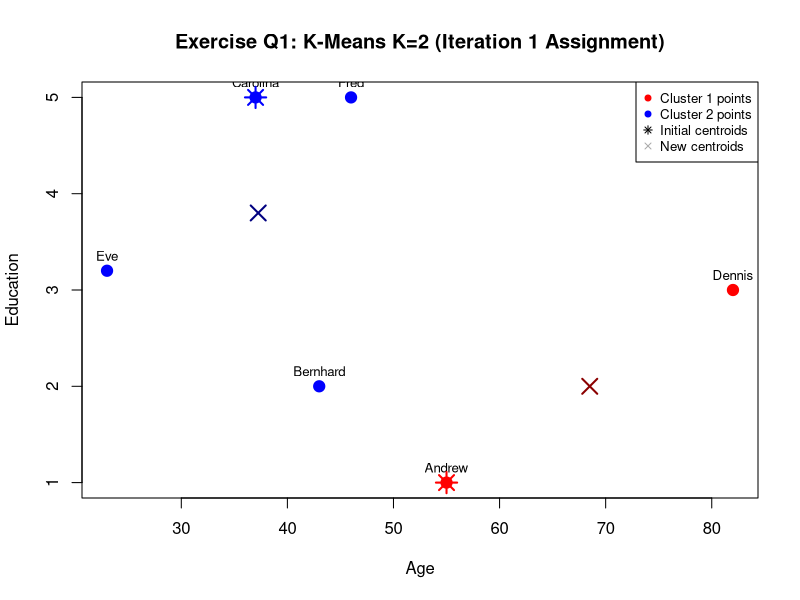
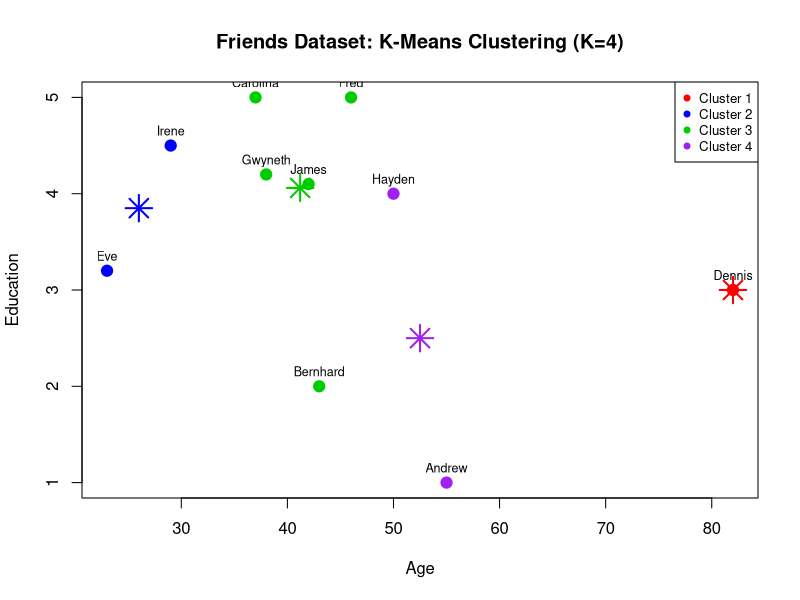
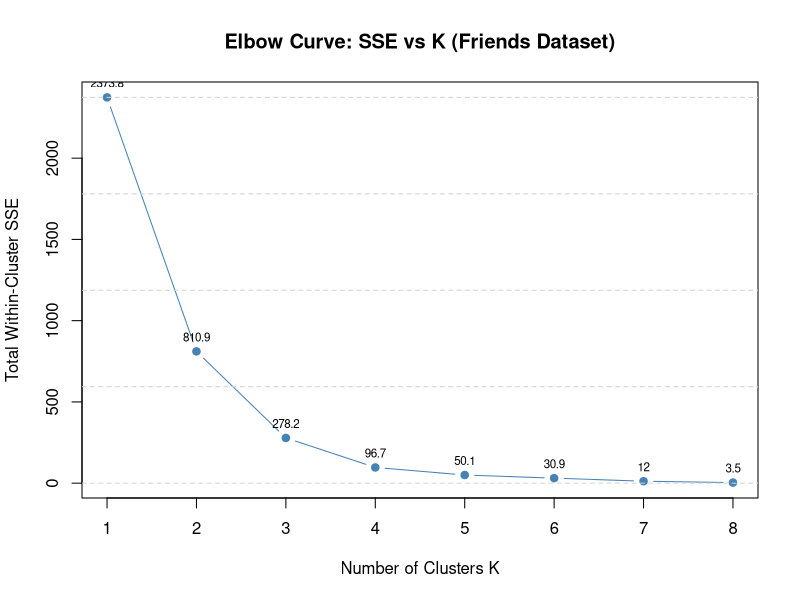

Here is the R script that generated these plots, in order:
# =============================================================================
# Project 02: K-Means Clustering
# Chapter 5 - Clustering
# Data Analytics Course
#
# Uses R's built-in kmeans() function to:
#   1. Reproduce Exercise Q1 step-by-step (manual distance computation)
#   2. Cluster the full 10-person Friends dataset with K=4
#   3. Plot clusters with different colors
#   4. Show the elbow curve using SSE vs K
# =============================================================================


# =============================================================================
# SECTION 1: FRIENDS DATASET
# =============================================================================

# Full 10-person dataset from the lecture
friends <- data.frame(
  Person    = c("Andrew", "Bernhard", "Carolina", "Dennis", "Eve",
                "Fred", "Gwyneth", "Hayden", "Irene", "James"),
  Age       = c(55, 43, 37, 82, 23, 46, 38, 50, 29, 42),
  Education = c(1.0, 2.0, 5.0, 3.0, 3.2, 5.0, 4.2, 4.0, 4.5, 4.1),
  stringsAsFactors = FALSE
)

cat("Friends Dataset:\n")
print(friends)
cat("\n")


# =============================================================================
# SECTION 2: EXERCISE Q1 — MANUAL K-MEANS STEP (6-PERSON SUBSET)
# =============================================================================

cat("=============================================================\n")
cat("EXERCISE Q1: K-Means, K=2, 6-Person Subset\n")
cat("=============================================================\n\n")

# 6-person subset
friends_6 <- friends[1:6, ]

# Initial centroids from the exercise
centroid1 <- c(55, 1.0)   # Andrew
centroid2 <- c(37, 5.0)   # Carolina

cat("Initial centroids:\n")
cat("  Centroid 1 (Andrew):   Age=55, Education=1.0\n")
cat("  Centroid 2 (Carolina): Age=37, Education=5.0\n\n")

# Euclidean distance helper
euclid <- function(p, centroid) {
  sqrt(sum((p - centroid)^2))
}

# Compute distances for each person
cat("Iteration 1 - Distances:\n")
cat(sprintf("  %-10s  %14s  %16s  %s\n",
            "Person", "Dist to Cent1", "Dist to Cent2", "Assigned"))
cat("  ", strrep("-", 60), "\n", sep = "")

assignments_q1 <- integer(6)

for (i in 1:6) {
  pt <- c(friends_6$Age[i], friends_6$Education[i])
  d1 <- euclid(pt, centroid1)
  d2 <- euclid(pt, centroid2)

  if (d1 <= d2) {
    assignments_q1[i] <- 1
    assigned_str <- "Cluster 1 (Andrew)"
  } else {
    assignments_q1[i] <- 2
    assigned_str <- "Cluster 2 (Carolina)"
  }

  cat(sprintf("  %-10s  %14.4f  %16.4f  %s\n",
              friends_6$Person[i], d1, d2, assigned_str))
}

# Compute new centroids
cluster1_pts <- friends_6[assignments_q1 == 1, c("Age", "Education")]
cluster2_pts <- friends_6[assignments_q1 == 2, c("Age", "Education")]

new_c1 <- colMeans(cluster1_pts)
new_c2 <- colMeans(cluster2_pts)

cat("\nCluster 1 members:", paste(friends_6$Person[assignments_q1 == 1], collapse = ", "), "\n")
cat("New Centroid 1: Age =", new_c1["Age"], ", Education =", new_c1["Education"], "\n\n")

cat("Cluster 2 members:", paste(friends_6$Person[assignments_q1 == 2], collapse = ", "), "\n")
cat("New Centroid 2: Age =", new_c2["Age"], ", Education =", new_c2["Education"], "\n\n")

cat("Expected from exercise:\n")
cat("  Cluster 1: {Andrew, Dennis} -> centroid = (68.5, 2.0)\n")
cat("  Cluster 2: {Bernhard, Carolina, Eve, Fred} -> centroid = (37.25, 3.8)\n\n")

# Scatter plot for exercise Q1
plot(
  friends_6$Age, friends_6$Education,
  col = ifelse(assignments_q1 == 1, "red", "blue"),
  pch = 19, cex = 1.5,
  xlab = "Age", ylab = "Education",
  main = "Exercise Q1: K-Means K=2 (Iteration 1 Assignment)"
)

# Label each point
text(
  friends_6$Age, friends_6$Education,
  labels = friends_6$Person,
  pos = 3, cex = 0.8
)

# Plot centroids
points(centroid1[1], centroid1[2], pch = 8, cex = 2, col = "red",    lwd = 2)
points(centroid2[1], centroid2[2], pch = 8, cex = 2, col = "blue",   lwd = 2)
points(new_c1[1],   new_c1[2],    pch = 4, cex = 2, col = "darkred", lwd = 2)
points(new_c2[1],   new_c2[2],    pch = 4, cex = 2, col = "navy",    lwd = 2)

legend("topright",
  legend = c("Cluster 1 points", "Cluster 2 points",
             "Initial centroids", "New centroids"),
  col    = c("red", "blue", "black", "darkgray"),
  pch    = c(19, 19, 8, 4),
  cex    = 0.8
)

cat("Plot 1 created: Exercise Q1 K-Means assignment\n\n")


# =============================================================================
# SECTION 3: FULL 10-PERSON FRIENDS DATASET WITH K=4
# =============================================================================

cat("=============================================================\n")
cat("FULL FRIENDS DATASET: K-Means, K=4\n")
cat("=============================================================\n\n")

# Use just the numeric features for clustering
friends_numeric <- friends[, c("Age", "Education")]

# Run K-means with K=4
set.seed(42)
km4 <- kmeans(friends_numeric, centers = 4, nstart = 25)

# Show results
cat("K-means result (K=4):\n")
cat("Cluster assignments:\n")
for (k in 1:4) {
  members <- friends$Person[km4$cluster == k]
  cat(sprintf("  Cluster %d: %s\n", k, paste(members, collapse = ", ")))
}

cat("\nFinal centroids:\n")
print(round(km4$centers, 4))

cat("\nSSE (within-cluster sum of squares):", round(km4$tot.withinss, 4), "\n\n")

cat("Lecture reference clusters (K=4):\n")
cat("  {Andrew, Bernhard, Dennis}\n")
cat("  {Eve, Irene}\n")
cat("  {Gwyneth, Hayden, Fred, James, Carolina}\n\n")

# Color palette for 4 clusters
cluster_colors <- c("red", "blue", "green3", "purple")

# Plot K=4 clusters
plot(
  friends$Age, friends$Education,
  col = cluster_colors[km4$cluster],
  pch = 19, cex = 1.5,
  xlab = "Age", ylab = "Education",
  main = "Friends Dataset: K-Means Clustering (K=4)"
)

# Labels
text(
  friends$Age, friends$Education,
  labels = friends$Person,
  pos = 3, cex = 0.75
)

# Plot centroids
points(
  km4$centers[, "Age"], km4$centers[, "Education"],
  pch = 8, cex = 2.5, col = cluster_colors, lwd = 2
)

legend("topright",
  legend = paste("Cluster", 1:4),
  col    = cluster_colors,
  pch    = 19,
  cex    = 0.8
)

cat("Plot 2 created: Full Friends dataset K=4 clustering\n\n")


# =============================================================================
# SECTION 4: ELBOW CURVE
# =============================================================================

cat("=============================================================\n")
cat("ELBOW CURVE: SSE vs K\n")
cat("=============================================================\n\n")

# Compute SSE for K = 1 to 8
max_k <- 8
sse_values <- numeric(max_k)

for (k in 1:max_k) {
  set.seed(42)
  result <- kmeans(friends_numeric, centers = k, nstart = 25)
  sse_values[k] <- result$tot.withinss
}

# Print SSE values
cat("SSE values:\n")
for (k in 1:max_k) {
  cat(sprintf("  K=%d: SSE = %.4f\n", k, sse_values[k]))
}
cat("\n")

# Plot elbow curve
plot(
  1:max_k, sse_values,
  type = "b",
  pch  = 19,
  col  = "steelblue",
  xlab = "Number of Clusters K",
  ylab = "Total Within-Cluster SSE",
  main = "Elbow Curve: SSE vs K (Friends Dataset)"
)

# Mark each K with its SSE value
text(
  1:max_k, sse_values,
  labels = round(sse_values, 1),
  pos = 3, cex = 0.7
)

# Add a horizontal grid for readability
abline(h = seq(0, max(sse_values), length.out = 5),
       col = "lightgray", lty = "dashed")

cat("Plot 3 created: Elbow curve SSE vs K\n")
cat("Interpretation: Look for the 'elbow' where SSE decrease rate slows.\n\n")

cat("=============================================================\n")
cat("K-Means R demonstration complete.\n")
cat("=============================================================\n")
